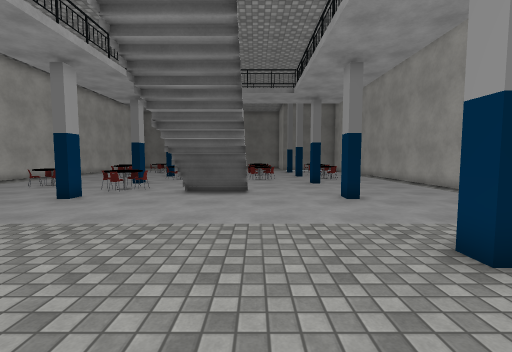
View 1 (above)

24 first-person views from a walk through a 3-D level made in the Unity game engine. The camera is 1.4 m above the floor, tilts 4° down and sees 90° across. Doors are open. The floor is counted in squares, 1 m on a side. Each view is taken from the middle of a square. On the plan, view 1 faces up. The plan holds only what a view shows up to about 13 squares ahead; the rest is blank. The place goes on beyond the plan. Some surface patterns are stand-ins.

View 2
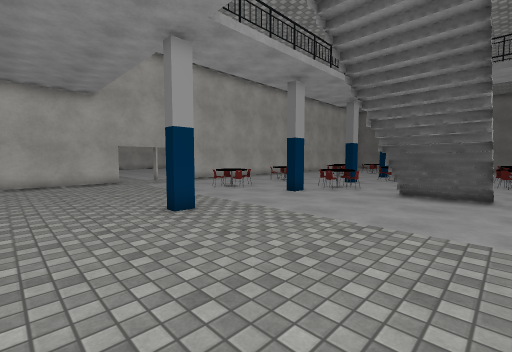

View 3
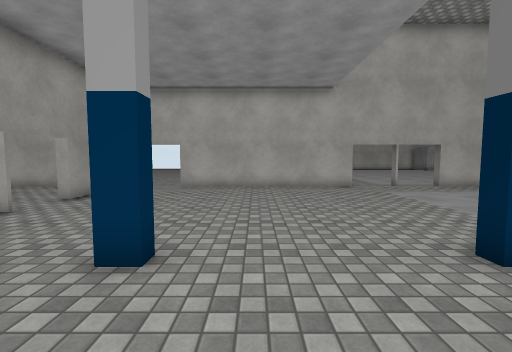

View 4
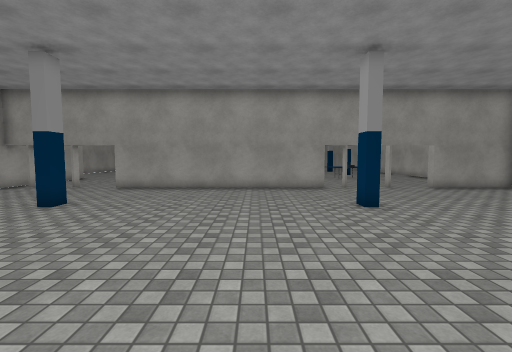

View 5
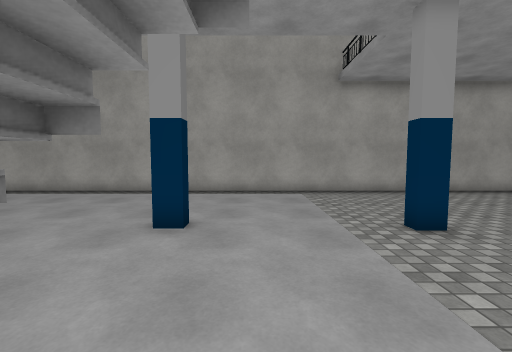

View 6
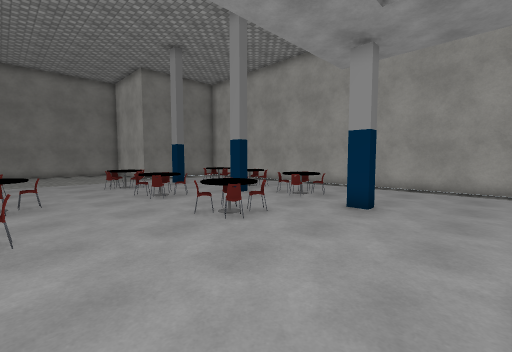

View 7
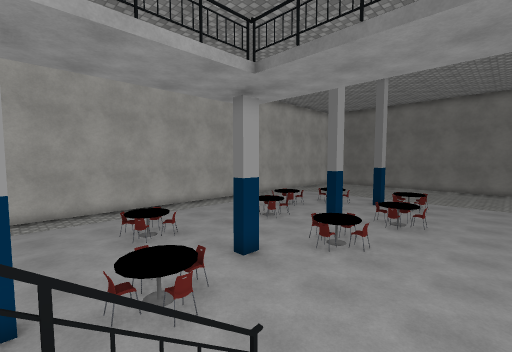

View 8
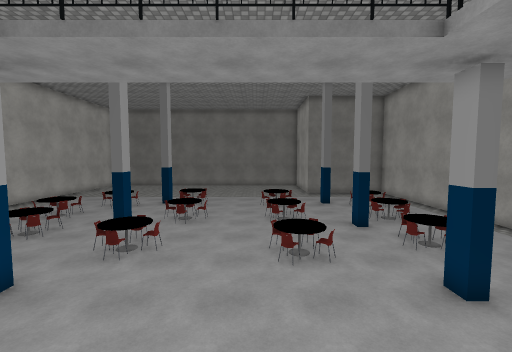

View 9
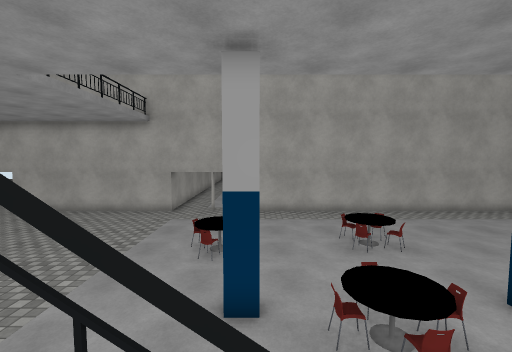

View 10
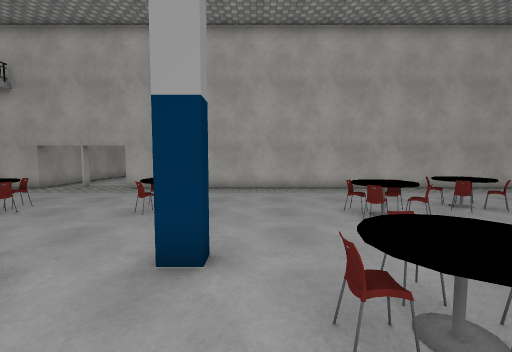

View 11
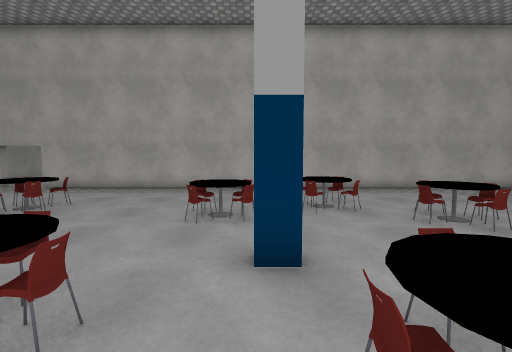

View 12
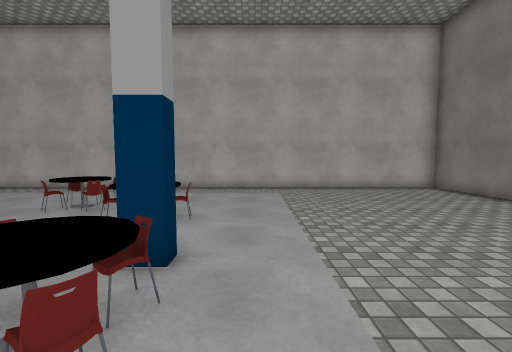

View 13
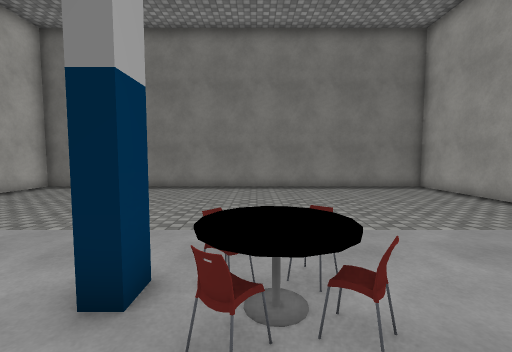

View 14
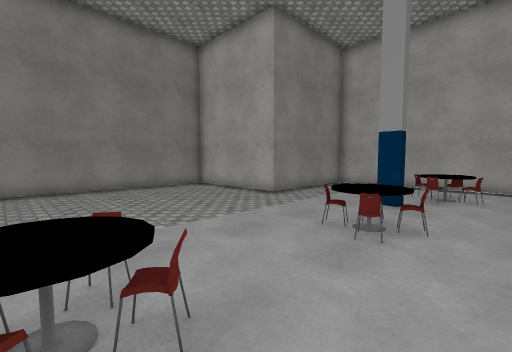

View 15
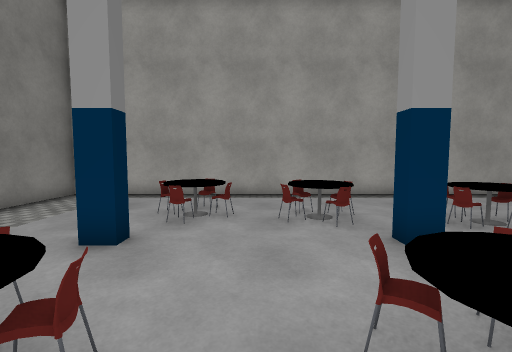

View 16
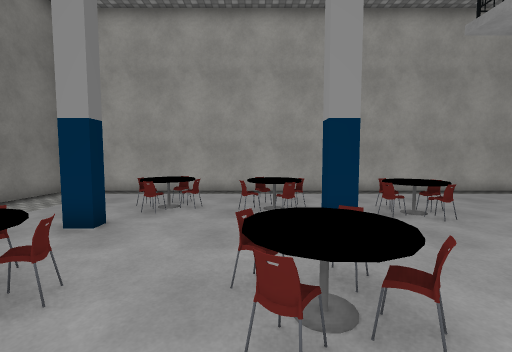

View 17
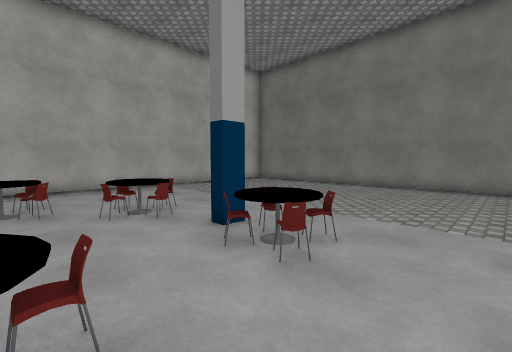

View 18
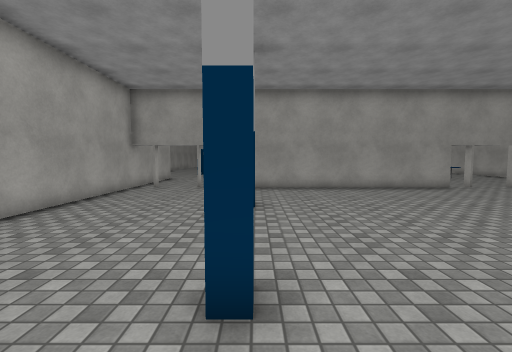

View 19
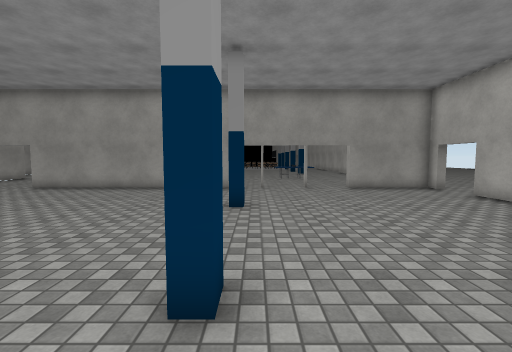

View 20
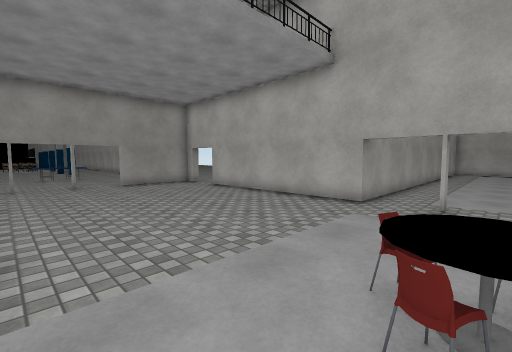

View 21
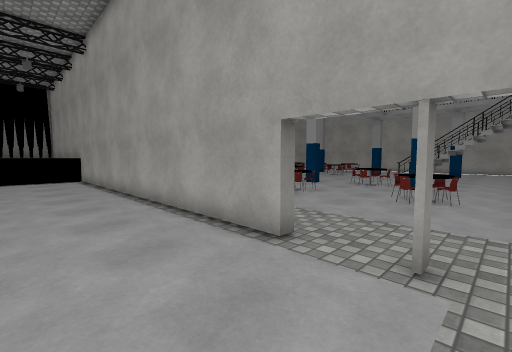

View 22
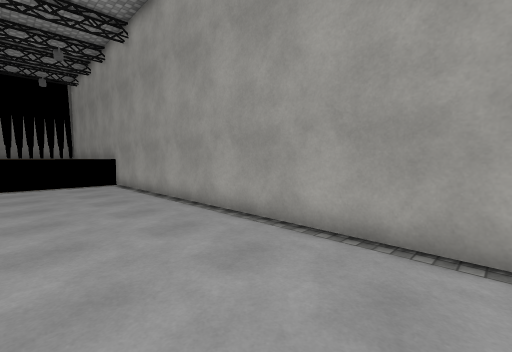

View 23
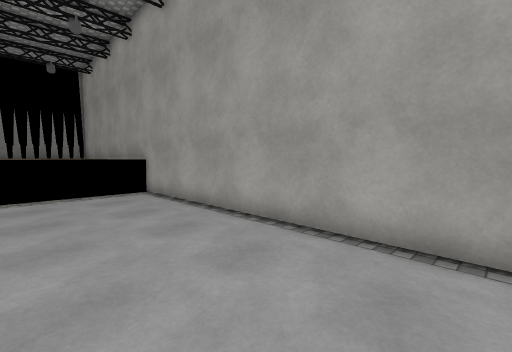

View 24
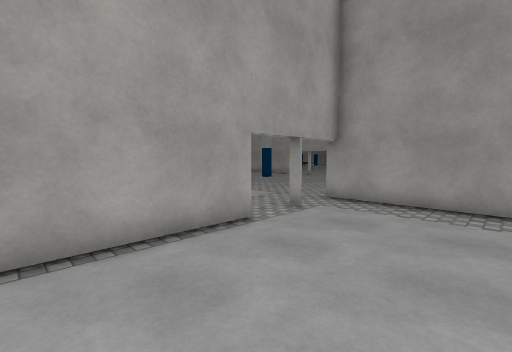

### Floor plan
Points are (right, up) in squares from view 1. A wall is a line through its corners. A room is listed if a view was taken in it or the views show most of it. See-through windows are left out.
Room 1 (views 1, 2, 3, 4, 5, 6, 7, 8, 9, 10, 11, 12, 13, 14, 15, 16, 17, 18, 19, 20)
walls: (-6.8, 14.3) (-6.2, 14.3) (-6.2, 13.7) (-6.8, 13.7); (-2.6, 9.5) (-2.6, 8.3); (-2.8, 9.2) (-2.8, 8.6); (-6.2, 9.1) (-6.2, 8.4) (-6.6, 8.4); (-6.2, 19.6) (-6.2, 19) (-6.6, 19); (3.5, 13.7) (3, 13.7) (3, 14.4); (-0.3, 7.9) (-0.3, 8.4); (3.5, 19) (3, 19) (3, 19.6) (3.5, 19.6); (3.5, 8.4) (3, 8.4) (3, 9.1); (-6.8, 24.9) (-6.2, 24.9) (-6.2, 24.2) (-6.8, 24.2); (-15.2, 4.6) (-15.2, -3.6); (-6.8, -1.5) (-6.2, -1.5) (-6.2, -2.1); (3, -2.1) (3, -1.5) (3.5, -1.5); (-6.4, -6.2) (3.7, -6.2); (-15.2, -6.2) (-11.5, -6.2); (8.9, -7) (8.9, 29) (3, 29) (3, 34.5) (-15.2, 34.5) (-15.2, 8.8)
ways out: open door at (-15, 6.5) to room 2; open door at (-15, -4.5); open door at (-8.5, -6); open door at (-1.5, -6); open door at (6.5, -6)
objects: other object (-11, 12); other object (-11, 13); other object (-11, 20); other object (-11, 21) to (-10, 21); other object (-11, 22); other object (-10, 7); other object (-10, 8); other object (-10, 12) to (-10, 13); other object (-10, 17); other object (-10, 18); other object (-10, 19); other object (-10, 20); other object (-10, 22); other object (-10, 23); other object (-9, 8); other object (-9, 9); other object (-9, 12); other object (-9, 13); other object (-9, 18); other object (-9, 19); other object (-9, 23); other object (-9, 24); other object (-8, 23); other object (-8, 24); other object (-7, 11); other object (-6, 10); other object (-6, 11); other object (-6, 12); other object (-6, 17); other object (-5, 11); other object (-5, 16); other object (-5, 17); other object (-5, 20); other object (-5, 21); other object (-5, 24); other object (-5, 25); other object (-4, 17); other object (-4, 20); other object (-4, 21); other object (-4, 24); other object (-4, 25); other object (-3, 20); other object (-1, 24); other object (0, 15); other object (0, 16); other object (0, 17); other object (0, 20); other object (0, 21); other object (0, 23) to (0, 24); other object (0, 25); other object (1, 16); other object (1, 17); other object (1, 20); other object (1, 21); other object (1, 23); other object (1, 24); other object (4, 17); other object (4, 18); other object (4, 20); other object (4, 24); other object (5, 16); other object (5, 17); other object (5, 20); other object (5, 21); other object (5, 23); other object (5, 24); other object (6, 21); other object (6, 23); other object (6, 24)
Room 2 (views 21, 22, 23, 24)
walls: (-15.2, 8.8) (-15.6, 8.8) (-15.6, 24.1); (-20.5, 4.6) (-15.2, 4.6); (-15.5, 23.9) (-19, 23.9)
ways out: open door at (-15, 6.5) to room 1

Positions as (right, up) in squares from view 1, and headings:
1: (0, 0), facing up
2: (0, 0), facing up-left
3: (-3, 0), facing left
4: (-3, 6), facing down
5: (-2, 7), facing right
6: (-4, 11), facing up-right
7: (-1, 9), facing up-left
8: (-1, 9), facing up
9: (-2, 9), facing left
10: (-3, 15), facing left
11: (-3, 19), facing left
12: (-3, 26), facing left
13: (-5, 22), facing up
14: (-5, 22), facing up-right
15: (-1, 22), facing right
16: (-2, 21), facing right
17: (-2, 21), facing up-left
18: (3, 6), facing down
19: (-7, 6), facing down
20: (-7, 8), facing down-left
21: (-19, 6), facing up-right
22: (-20, 9), facing up-right
23: (-20, 13), facing up-right
24: (-20, 13), facing down-right
